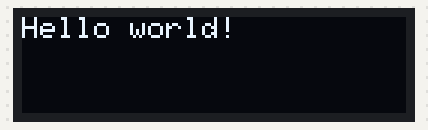
A sketch run on a simulated Arduino Uno, built with avr-gcc and run on an emulated ATmega328P. On the bench: 128×32 one-colour display. The display library's start-up logo is not drawn.

Above: at 2.1 s.

The sketch:

oled-ssd1306-i2c.ino
```cpp
// Requires Adafruit SSD1306
// See https://github.com/adafruit/Adafruit_SSD1306/blob/master/examples/ssd1306_128x32_i2c/ssd1306_128x32_i2c.ino for more
#include <Wire.h>
#include <Adafruit_SSD1306.h>

#define SCREEN_WIDTH 128
#define SCREEN_HEIGHT 32
#define OLED_RESET -1
#define SCREEN_ADDRESS 0x3C

Adafruit_SSD1306 display(SCREEN_WIDTH, SCREEN_HEIGHT, &Wire, OLED_RESET);

void setup() {
  Serial.begin(9600);
  if (!display.begin(SSD1306_SWITCHCAPVCC, SCREEN_ADDRESS)) {
    Serial.println(F("SSD1306 allocation failed"));
    for(;;); // Don't proceed, loop forever
  }

  display.display();
  delay(2000);
  display.clearDisplay();
  display.setTextColor(SSD1306_WHITE);
  display.setTextSize(1);
  display.setCursor(0,0);
  display.println(F("Hello world!"));
  display.display();


}

void loop() {
  // put your main code here, to run repeatedly:

}
```
